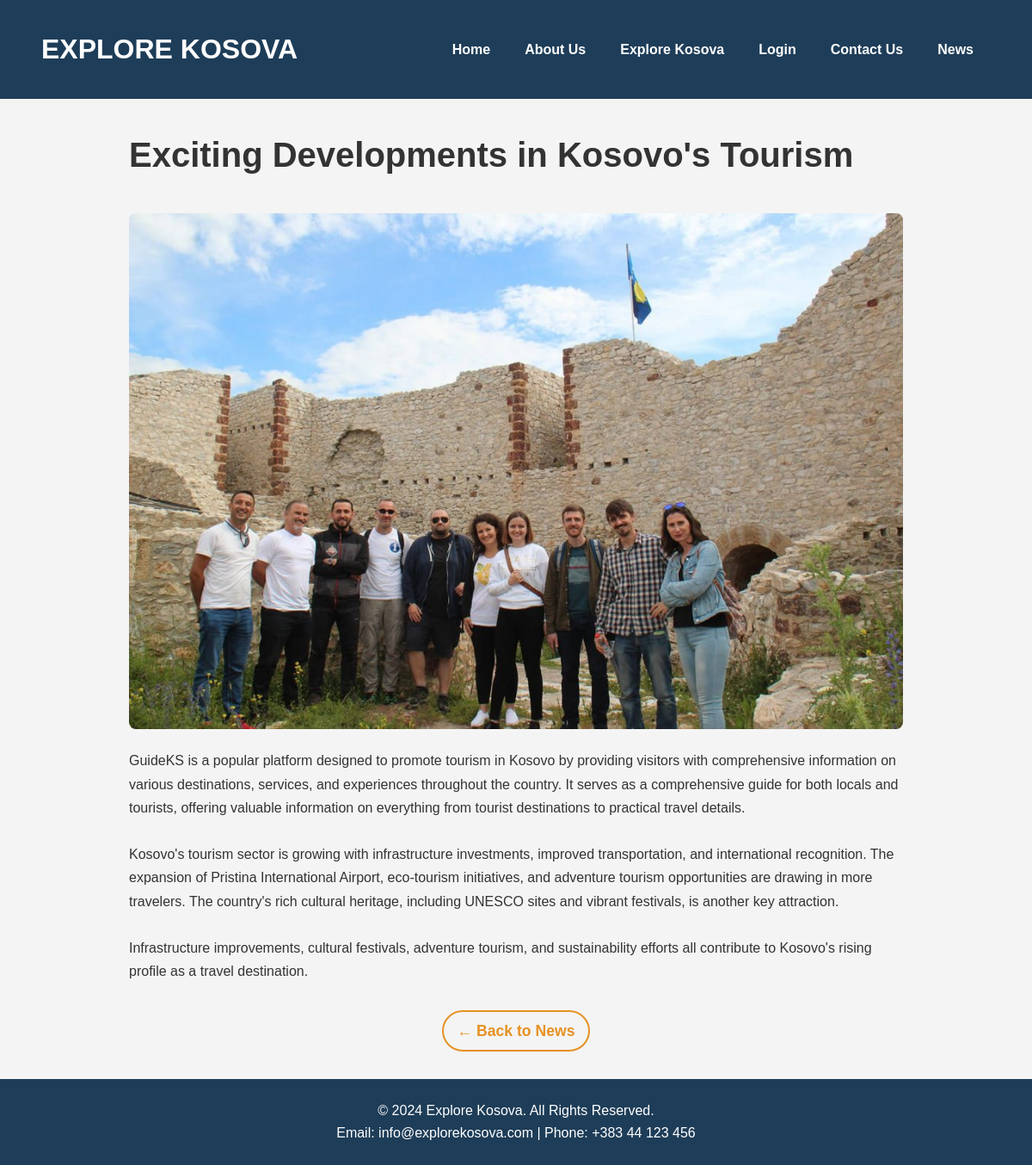
The app's page /readmorenews_2.php?id=1 with its own data.
### tables this page shows
CREATE TABLE `news` (
  `id` int(11) NOT NULL,
  `title` varchar(255) NOT NULL,
  `summary` text NOT NULL,
  `content` text NOT NULL,
  `publication_date` datetime DEFAULT current_timestamp(),
  `image_url` varchar(500) DEFAULT NULL
);

### readmoreNews.php (called while the page is built, shortened)
<?php
include 'databaseconnection.php';
if (isset($_GET['id']) && is_numeric($_GET['id'])) {
    $news_id = (int) $_GET['id'];
} else {
    die("Invalid news ID.");
}
$sql = "SELECT * FROM news WHERE id = ?";
$stmt = $conn->prepare($sql);
$stmt->bind_param("i", $news_id);
$stmt->execute();
$result = $stmt->get_result();
if ($result->num_rows > 0) {
    $news = $result->fetch_assoc();
} else {
    die("News article not found.");
}
?>

### readmorenews_2.php (the view, shortened to what this page needs)
<?php
include 'readmoreNews.php';
?>
<!DOCTYPE html>
<html lang="en">
<head>
    <link rel="stylesheet" href="styles.css">
</head>
<body>
    <header>
        <nav class="navbar">
            <div class="logo">Explore Kosova</div>
            <ul class="nav-links">
                <li><a href="Homepage.html">Home</a></li>
                <li><a href="aboutus.html">About Us</a></li>
                <li><a href="explorekosova.html">Explore Kosova</a></li>
                <li><a href="login.html">Login</a></li>
                <li><a href="contactus.html">Contact Us</a></li>
                <li><a href="news.html">News</a></li>
            </ul>
        </nav>
    </header>
    <main>
        <article class="content">
            <?php if (!empty($news)): ?>
                <h1><?php echo htmlspecialchars($news['title']); ?></h1>
                <img src="<?php echo htmlspecialchars($news['image_url']); ?>" alt="News Image" class="featured-image">
                <p><?php echo nl2br(htmlspecialchars($news['content'])); ?></p>
            <?php else: ?>
                <h1>News Not Found</h1>
                <p>Sorry, the requested news article does not exist.</p>
            <?php endif; ?>
        </article>
    </main>
    <div class="back-to-news">
        <a href="news.html" class="back-link">← Back to News</a>
    </div>
    <footer>
        <div class="footer-content">
            <p>&copy; 2024 Explore Kosova. All Rights Reserved.</p>
            <p>Email: info@explorekosova.com | Phone: +383 44 123 456</p>
        </div>
    </footer>
</body>
</html>

### styles.css (style rules this page uses)
.navbar { display: flex; justify-content: space-between; align-items: center; background-color: #1e3d58; padding: 1rem 2rem; }
.navbar .logo { color: white; font-size: 2rem; font-weight: bold; }
.nav-links { list-style: none; display: flex; }
.nav-links li { margin: 0 1rem; }
.nav-links a { color: white; text-decoration: none; font-size: 1.1rem; }
footer { background-color: #1e3d58; color: white; padding: 1rem 0; text-align: center; }
body { font-family: Arial, sans-serif; margin: 0; padding: 0; background-color: #f5f5f5; color: #333; }
header { background-color: #333; color: white; padding: 1rem; }
.navbar .logo { font-size: 1.8rem; font-weight: bold; }
.navbar ul { list-style-type: none; padding: 0; }
.navbar ul li { display: inline; margin-right: 20px; }
.navbar ul li a { color: white; text-decoration: none; }
p { margin-top: 1rem; font-size: 1rem; }
footer { background-color: #333; color: white; padding: 2rem 0; text-align: center; }
body { font-family: 'Arial', sans-serif; margin: 0; padding: 0; background-color: #f5f5f5; color: #333; }
header { background-color: #1e3d58; color: white; padding: 1rem; }
.navbar .logo { font-size: 1.8rem; font-weight: bold; text-transform: uppercase; }
.navbar ul { list-style: none; padding: 0; margin: 0; display: flex; justify-content: flex-end; align-items: center; }
.navbar ul li { margin-left: 20px; }
.navbar ul li a { text-decoration: none; color: white; font-size: 1rem; font-weight: bold; transition: color 0.3s; }
footer p { margin: 0; }
footer p { font-size: 1rem; margin: 0; }
.navbar { display: flex; justify-content: space-between; align-items: center; padding: 1rem 2rem; }
.navbar .logo { font-size: 2rem; font-weight: bold; color: white; }
.nav-links { list-style: none; display: flex; margin: 0; padding: 0; }
footer { background-color: #1e3d58; color: white; padding: 1.5rem 0; text-align: center; }
body { font-family: "Arial", sans-serif; margin: 0; padding: 0; line-height: 1.6; background-color: #f4f4f4; }
.content { max-width: 900px; margin: 2rem auto; padding: 0 1rem; }
.content h1 { font-size: 2.5rem; margin-bottom: 1rem; }
.content p { font-size: 1rem; color: #333; line-height: 1.7; margin-bottom: 1rem; }
.content img { width: 100%; height: auto; margin-top: 20px; border-radius: 8px; }
.back-to-news { text-align: center; margin: 2rem 0; }
.back-link { font-size: 1.1rem; font-weight: 600; color: #e69123; padding: 0.5rem 1rem; border: 2px solid #e69123; border-radius: 25px; text-decoration: none; transition: all 0.3s ease-in-out; display: inline-flex; align-items: center; }

### records on screen
news: title "Exciting Developments in Kosovo's Tourism", image_url (picture), content "GuideKS is a popular platform designed to promote tourism in Kosovo by providing visitors with comprehensive information on various destinations, services, and experiences throughout the country. It serves as a comprehensive guide for both locals and tourists, offering valuable information on everything from tourist destinations to practical travel details. Kosovo's tourism sector is growing with infrastructure investments, improved transportation, and international recognition. The expansion of Pristina International Airport, eco-tourism initiatives, and adventure tourism opportunities are drawing in more travelers. The country's rich cultural heritage, including UNESCO sites and vibrant…"
